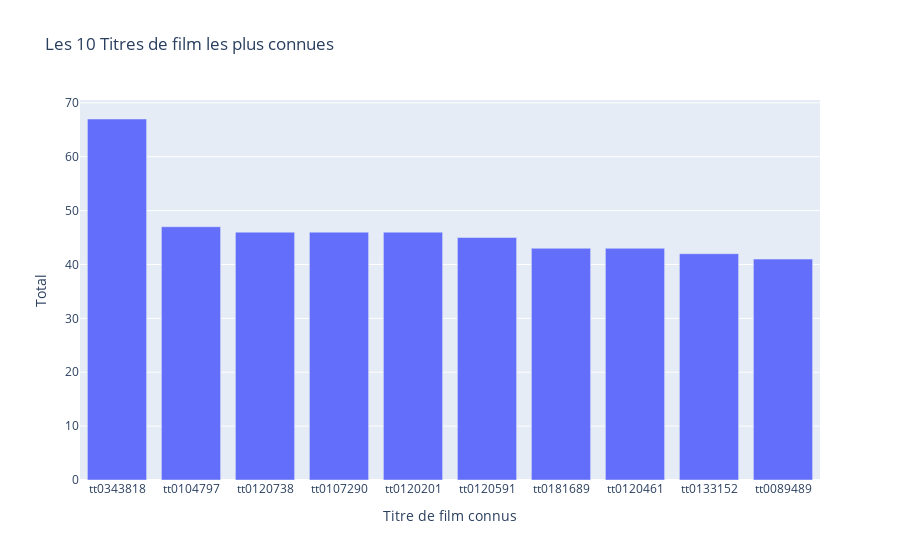

Notebook code for this chart:
### Code cell
# Compter les occurrences de chaque profession
profession_counts = movies_cleaned_name_basics['knownForTitles'].value_counts().head(10)

# Convertir les valeurs en majuscules
profession_counts.index = profession_counts.index.str.capitalize()

# Créer un DataFrame à partir de la série
df_profession_counts = profession_counts.reset_index()
df_profession_counts.columns = ['Titre de film connus', 'Total']
df_profession_counts['Titre de film connus'] = df_profession_counts['Titre de film connus'].str.replace('[','').str.replace(']','').str.replace("'",'')

# Créer le graphique avec Plotly Express
fig = px.bar(df_profession_counts, x='Titre de film connus', y='Total', title='Les 10 Titres de film les plus connues')
fig.show()

### Figure 1 — Plotly figure (JSON) as saved in the notebook; plotly's stock layout.template omitted (floating-point values rounded to 4 significant figures)
{"data": [{"alignmentgroup": "True", "hovertemplate": "Titre de film connus=%{x}<br>Total=%{y}<extra></extra>", "legendgroup": "", "marker": {"color": "#636efa", "pattern": {"shape": ""}}, "name": "", "offsetgroup": "", "orientation": "v", "showlegend": false, "textposition": "auto", "type": "bar", "x": ["tt0343818", "tt0104797", "tt0120738", "tt0107290", "tt0120201", "tt0120591", "tt0181689", "tt0120461", "tt0133152", "tt0089489"], "xaxis": "x", "y": [67, 47, 46, 46, 46, 45, 43, 43, 42, 41], "yaxis": "y"}], "layout": {"barmode": "relative", "legend": {"tracegroupgap": 0}, "title": {"text": "Les 10 Titres de film les plus connues"}, "xaxis": {"anchor": "y", "domain": [0, 1], "title": {"text": "Titre de film connus"}}, "yaxis": {"anchor": "x", "domain": [0, 1], "title": {"text": "Total"}}}}
